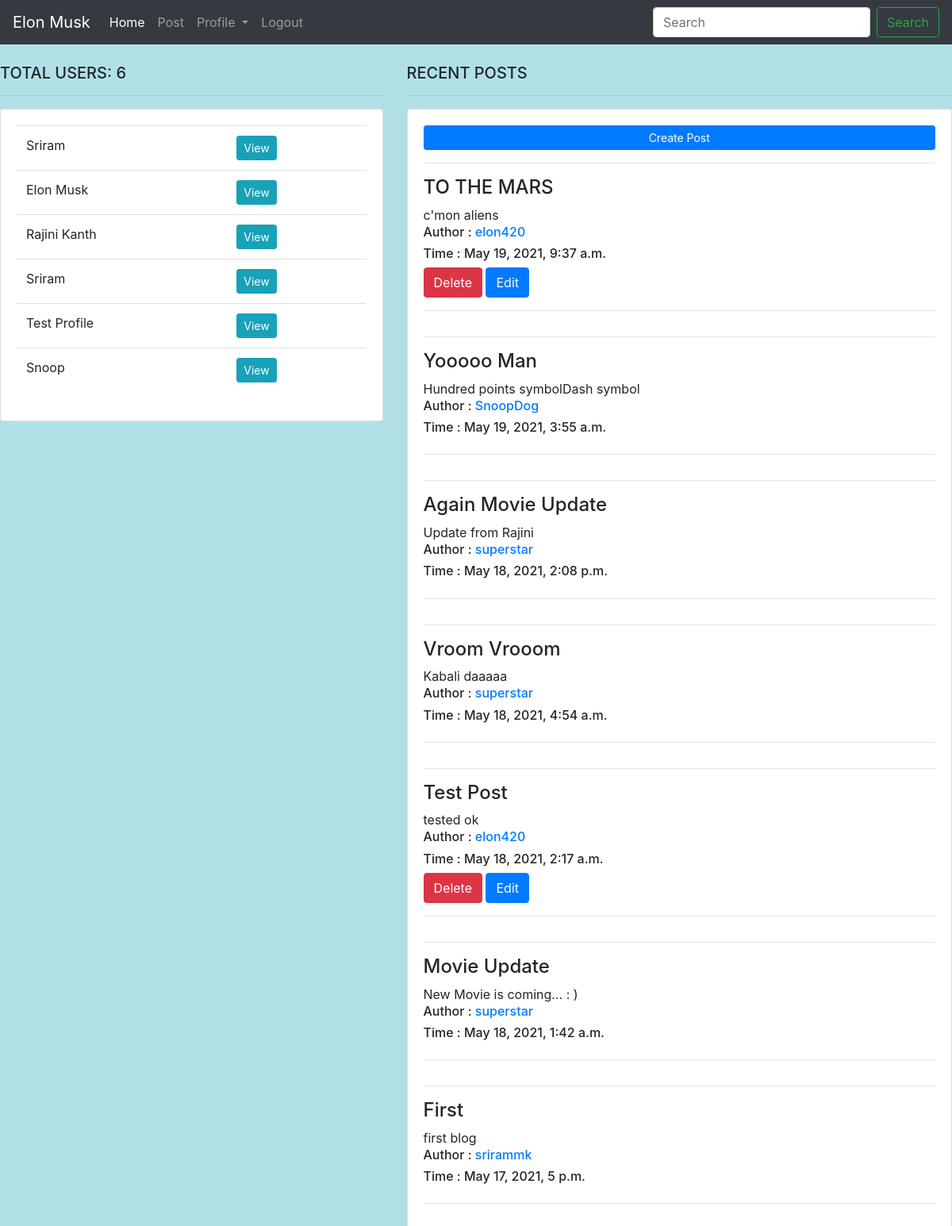
/home/5/, run on the app's committed database.
### blog/models.py (models this page shows, shortened)
class PUser(models.Model):
    username = models.CharField(max_length=250)
    name = models.CharField(max_length=200)
    email = models.EmailField(max_length=50)
    phone = models.CharField(max_length=50)
    password = models.CharField(max_length=250)
    confirm_password = models.CharField(max_length=250)
    def __str__(self):
        return self.username

class Post(models.Model):
    title = models.CharField(max_length=20)
    content = models.TextField(max_length=250)
    date = models.DateTimeField(auto_now_add=True)
    user = models.ForeignKey(PUser,on_delete=models.CASCADE)

### blog/views.py (the view)
# urls.py: 2. Add a URL to urlpatterns:  path('', views.home, name='home')
def home(request,pk):
    posts = Post.objects.all().order_by('-date')
    users = PUser.objects.all()
    pk = pk
    return render(request,'blog/feed.html',{'posts': posts , 'users': users, 'pk':pk})

### blog/templates/blog/feed.html (shortened to what this page needs)
{% extends 'blog/main.html' %}
{% block dash %}
<br>
<div class="row">
	<div class="col-md-5">
		<h5>TOTAL USERS: {{ users.count}}</h5>
		<hr>
		<div class="card card-body">
			<table class="table">
				{% for user in users %}
					<tr>
						<td>{{user.name}} </td>
						<td><a href="profile/{{user.id}}" class="btn btn-sm btn-info">View</a></td>
					</tr>
				{% endfor %}
			</table>
		</div>
	</div>
	<div class="col-md-7">
		<h5>RECENT POSTS</h5>
		<hr>
		<div class="card card-body">
			<a class="btn btn-primary  btn-sm btn-block" href="createpost">Create Post</a>
			<table class="table table-sm">
				{% for post in posts %}
                  <hr>
					<h4>{{ post.title }}</h4>
                    <h6> Author : <a href="profile/{{post.user_id}}">{{ post.user }}</a> </h6>
                    <h6> Time : {{ post.date }} </h6>
					{% if post.user_id ==  pk %}
						<div class="text-left">
    						<a href="deletepost/{{ post.id }}" class="btn btn-primary text-left btn-danger">Delete</a>
    						<a href="editpost/{{ post.id }}" class="btn btn-primary text-center">Edit</a>
						</div>
					{% endif %}
                  <hr>
				{% endfor %}
			</table>
		</div>
	</div>
</div>
{% endblock %}

### blog/templates/blog/nav.html (shortened to what this page needs)
{% load static %}
<nav class="navbar navbar-expand-lg navbar-dark bg-dark">
{% for user in users %}
  {% if user.id == pk %}
    <a class="navbar-brand" href='#'> {{ user.name }}</a>
  {% endif %}
{% endfor %}
  <div class="collapse navbar-collapse" id="navbarSupportedContent">
    <ul class="navbar-nav mr-auto">
      <li class="nav-item active">
        <a class="nav-link" href="http://localhost:8000/home/{{ pk }}">Home <span class="sr-only">(current)</span></a>
      </li>
      <li class="nav-item">
        <a class="nav-link" href="http://localhost:8000/home/{{ pk }}/createpost">Post</a>
      </li>
      <li class="nav-item dropdown">
        <a class="nav-link dropdown-toggle" href="#" id="navbarDropdown" role="button" data-toggle="dropdown" aria-haspopup="true" aria-expanded="false">
          Profile
        </a>
      </li>
       <li class="nav-item">
        <a class="nav-link" href="http://localhost:8000/logout">Logout</a>
      </li>
    </ul>
    <form class="form-inline my-2 my-lg-0">
      <input class="form-control mr-sm-2" type="search" placeholder="Search" aria-label="Search">
      <button class="btn btn-outline-success my-2 my-sm-0" type="submit">Search</button>
    </form>
  </div>
</nav>

### data on the page
PUser: name "Elon Musk"
PUser: name "Sriram"
PUser: name "Rajini Kanth"
PUser: name "Sriram"
PUser: name "Test Profile"
PUser: name "Snoop"
Post: title "TO THE MARS", user "elon420", date "May 19, 2021, 9:37 a.m."
Post: title "Yooooo Man", user "SnoopDog", date "May 19, 2021, 3:55 a.m."
Post: title "Again Movie Update", user "superstar", date "May 18, 2021, 2:08 p.m."
Post: title "Vroom Vrooom", user "superstar", date "May 18, 2021, 4:54 a.m."
Post: title "Test Post", user "elon420", date "May 18, 2021, 2:17 a.m."
Post: title "Movie Update", user "superstar", date "May 18, 2021, 1:42 a.m."
Post: title "First", user "srirammk", date "May 17, 2021, 5 p.m."

### other printed values
{{ users.count }} "6"
